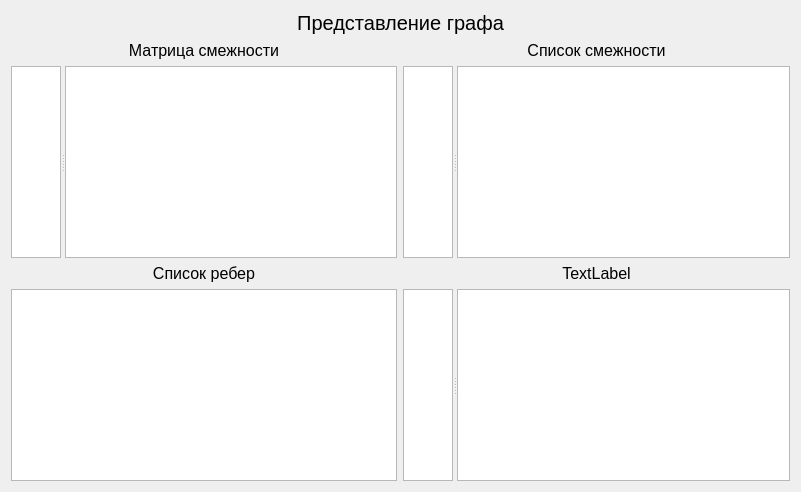
<?xml version="1.0" encoding="UTF-8"?>
<ui version="4.0">
 <class>VisualGraph</class>
 <widget class="QDialog" name="VisualGraph">
  <property name="geometry">
   <rect>
    <x>0</x>
    <y>0</y>
    <width>801</width>
    <height>492</height>
   </rect>
  </property>
  <property name="windowTitle">
   <string>Dialog</string>
  </property>
  <layout class="QVBoxLayout" name="verticalLayout_3">
   <item>
    <widget class="QLabel" name="label_5">
     <property name="maximumSize">
      <size>
       <width>16777215</width>
       <height>50</height>
      </size>
     </property>
     <property name="font">
      <font>
       <pointsize>15</pointsize>
      </font>
     </property>
     <property name="text">
      <string>Представление графа</string>
     </property>
     <property name="alignment">
      <set>Qt::AlignCenter</set>
     </property>
    </widget>
   </item>
   <item>
    <layout class="QHBoxLayout" name="horizontalLayout">
     <item>
      <layout class="QVBoxLayout" name="verticalLayout">
       <item>
        <widget class="QLabel" name="label">
         <property name="maximumSize">
          <size>
           <width>16777215</width>
           <height>40</height>
          </size>
         </property>
         <property name="font">
          <font>
           <pointsize>12</pointsize>
          </font>
         </property>
         <property name="text">
          <string>Матрица смежности</string>
         </property>
         <property name="alignment">
          <set>Qt::AlignCenter</set>
         </property>
        </widget>
       </item>
       <item>
        <widget class="QSplitter" name="splitter_2">
         <property name="orientation">
          <enum>Qt::Horizontal</enum>
         </property>
         <widget class="QTextEdit" name="MatrixInfo">
          <property name="sizePolicy">
           <sizepolicy hsizetype="Fixed" vsizetype="Expanding">
            <horstretch>0</horstretch>
            <verstretch>0</verstretch>
           </sizepolicy>
          </property>
          <property name="minimumSize">
           <size>
            <width>20</width>
            <height>0</height>
           </size>
          </property>
          <property name="maximumSize">
           <size>
            <width>50</width>
            <height>16777215</height>
           </size>
          </property>
          <property name="baseSize">
           <size>
            <width>0</width>
            <height>0</height>
           </size>
          </property>
          <property name="font">
           <font>
            <pointsize>10</pointsize>
           </font>
          </property>
          <property name="verticalScrollBarPolicy">
           <enum>Qt::ScrollBarAlwaysOff</enum>
          </property>
         </widget>
         <widget class="QTextEdit" name="MatrixEdit">
          <property name="sizePolicy">
           <sizepolicy hsizetype="Preferred" vsizetype="MinimumExpanding">
            <horstretch>0</horstretch>
            <verstretch>0</verstretch>
           </sizepolicy>
          </property>
          <property name="minimumSize">
           <size>
            <width>0</width>
            <height>0</height>
           </size>
          </property>
          <property name="font">
           <font>
            <pointsize>10</pointsize>
           </font>
          </property>
          <property name="lineWrapMode">
           <enum>QTextEdit::NoWrap</enum>
          </property>
         </widget>
        </widget>
       </item>
       <item>
        <widget class="QLabel" name="label_2">
         <property name="maximumSize">
          <size>
           <width>16777215</width>
           <height>40</height>
          </size>
         </property>
         <property name="font">
          <font>
           <pointsize>12</pointsize>
          </font>
         </property>
         <property name="text">
          <string>Список ребер</string>
         </property>
         <property name="alignment">
          <set>Qt::AlignCenter</set>
         </property>
        </widget>
       </item>
       <item>
        <widget class="QSplitter" name="splitter_3">
         <property name="orientation">
          <enum>Qt::Horizontal</enum>
         </property>
         <widget class="QTextEdit" name="BridgeEdit">
          <property name="sizePolicy">
           <sizepolicy hsizetype="Preferred" vsizetype="MinimumExpanding">
            <horstretch>0</horstretch>
            <verstretch>0</verstretch>
           </sizepolicy>
          </property>
          <property name="minimumSize">
           <size>
            <width>0</width>
            <height>0</height>
           </size>
          </property>
          <property name="font">
           <font>
            <pointsize>10</pointsize>
           </font>
          </property>
          <property name="lineWrapMode">
           <enum>QTextEdit::NoWrap</enum>
          </property>
         </widget>
        </widget>
       </item>
      </layout>
     </item>
     <item>
      <layout class="QVBoxLayout" name="verticalLayout_2">
       <item>
        <widget class="QLabel" name="label_3">
         <property name="maximumSize">
          <size>
           <width>16777215</width>
           <height>40</height>
          </size>
         </property>
         <property name="font">
          <font>
           <pointsize>12</pointsize>
          </font>
         </property>
         <property name="text">
          <string>Список смежности</string>
         </property>
         <property name="alignment">
          <set>Qt::AlignCenter</set>
         </property>
        </widget>
       </item>
       <item>
        <widget class="QSplitter" name="splitter_4">
         <property name="orientation">
          <enum>Qt::Horizontal</enum>
         </property>
         <widget class="QTextEdit" name="ListInfo">
          <property name="sizePolicy">
           <sizepolicy hsizetype="Fixed" vsizetype="Expanding">
            <horstretch>0</horstretch>
            <verstretch>0</verstretch>
           </sizepolicy>
          </property>
          <property name="minimumSize">
           <size>
            <width>20</width>
            <height>0</height>
           </size>
          </property>
          <property name="maximumSize">
           <size>
            <width>50</width>
            <height>16777215</height>
           </size>
          </property>
          <property name="baseSize">
           <size>
            <width>0</width>
            <height>0</height>
           </size>
          </property>
          <property name="font">
           <font>
            <pointsize>10</pointsize>
           </font>
          </property>
          <property name="verticalScrollBarPolicy">
           <enum>Qt::ScrollBarAlwaysOff</enum>
          </property>
         </widget>
         <widget class="QTextEdit" name="ListEdit">
          <property name="sizePolicy">
           <sizepolicy hsizetype="Preferred" vsizetype="MinimumExpanding">
            <horstretch>0</horstretch>
            <verstretch>0</verstretch>
           </sizepolicy>
          </property>
          <property name="minimumSize">
           <size>
            <width>0</width>
            <height>0</height>
           </size>
          </property>
          <property name="font">
           <font>
            <pointsize>10</pointsize>
           </font>
          </property>
          <property name="lineWrapMode">
           <enum>QTextEdit::NoWrap</enum>
          </property>
         </widget>
        </widget>
       </item>
       <item>
        <widget class="QLabel" name="label_4">
         <property name="maximumSize">
          <size>
           <width>16777215</width>
           <height>40</height>
          </size>
         </property>
         <property name="font">
          <font>
           <pointsize>12</pointsize>
          </font>
         </property>
         <property name="text">
          <string>TextLabel</string>
         </property>
         <property name="alignment">
          <set>Qt::AlignCenter</set>
         </property>
        </widget>
       </item>
       <item>
        <widget class="QSplitter" name="splitter_5">
         <property name="orientation">
          <enum>Qt::Horizontal</enum>
         </property>
         <widget class="QTextEdit" name="textEdit_7">
          <property name="sizePolicy">
           <sizepolicy hsizetype="Fixed" vsizetype="Expanding">
            <horstretch>0</horstretch>
            <verstretch>0</verstretch>
           </sizepolicy>
          </property>
          <property name="minimumSize">
           <size>
            <width>20</width>
            <height>0</height>
           </size>
          </property>
          <property name="maximumSize">
           <size>
            <width>50</width>
            <height>16777215</height>
           </size>
          </property>
          <property name="baseSize">
           <size>
            <width>0</width>
            <height>0</height>
           </size>
          </property>
          <property name="font">
           <font>
            <pointsize>10</pointsize>
           </font>
          </property>
          <property name="verticalScrollBarPolicy">
           <enum>Qt::ScrollBarAlwaysOff</enum>
          </property>
         </widget>
         <widget class="QTextEdit" name="MatrixEdit_7">
          <property name="sizePolicy">
           <sizepolicy hsizetype="Preferred" vsizetype="MinimumExpanding">
            <horstretch>0</horstretch>
            <verstretch>0</verstretch>
           </sizepolicy>
          </property>
          <property name="minimumSize">
           <size>
            <width>0</width>
            <height>0</height>
           </size>
          </property>
          <property name="font">
           <font>
            <pointsize>10</pointsize>
           </font>
          </property>
          <property name="lineWrapMode">
           <enum>QTextEdit::NoWrap</enum>
          </property>
         </widget>
        </widget>
       </item>
      </layout>
     </item>
    </layout>
   </item>
  </layout>
 </widget>
 <resources/>
 <connections/>
</ui>
